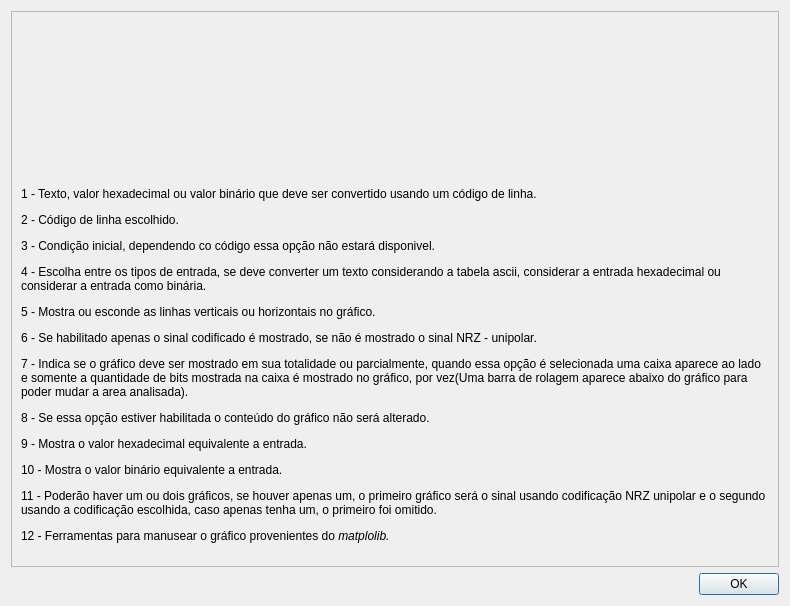
<?xml version="1.0" encoding="UTF-8"?>
<ui version="4.0">
 <class>Dialog</class>
 <widget class="QDialog" name="Dialog">
  <property name="geometry">
   <rect>
    <x>0</x>
    <y>0</y>
    <width>790</width>
    <height>606</height>
   </rect>
  </property>
  <property name="acceptDrops">
   <bool>false</bool>
  </property>
  <property name="windowTitle">
   <string>Ajuda</string>
  </property>
  <layout class="QGridLayout" name="gridLayout">
   <item row="1" column="0">
    <widget class="QScrollArea" name="scrollArea">
     <property name="widgetResizable">
      <bool>true</bool>
     </property>
     <widget class="QWidget" name="scrollAreaWidgetContents">
      <property name="geometry">
       <rect>
        <x>0</x>
        <y>-215</y>
        <width>754</width>
        <height>937</height>
       </rect>
      </property>
      <layout class="QVBoxLayout" name="verticalLayout">
       <item alignment="Qt::AlignHCenter">
        <widget class="QLabel" name="label">
         <property name="text">
          <string>&lt;html&gt;&lt;head/&gt;&lt;body&gt;&lt;p&gt;&lt;img src=&quot;:/img/help_image.png&quot;/&gt;&lt;/p&gt;&lt;/body&gt;&lt;/html&gt;</string>
         </property>
        </widget>
       </item>
       <item>
        <widget class="QLabel" name="label_2">
         <property name="text">
          <string>&lt;html&gt;&lt;head/&gt;&lt;body&gt;&lt;p&gt;1 - Texto, valor hexadecimal ou valor binário que deve ser convertido usando um código de linha.&lt;/p&gt;&lt;p&gt;2 - Código de linha escolhido.&lt;/p&gt;&lt;p&gt;3 - Condição inicial, dependendo co código essa opção não estará disponivel.&lt;/p&gt;&lt;p&gt;4 - Escolha entre os tipos de entrada, se deve converter um texto considerando a tabela ascii, considerar a entrada hexadecimal ou considerar a entrada como binária.&lt;/p&gt;&lt;p&gt;5 - Mostra ou esconde as linhas verticais ou horizontais no gráfico.&lt;/p&gt;&lt;p&gt;6 - Se habilitado apenas o sinal codificado é mostrado, se não é mostrado o sinal NRZ - unipolar.&lt;/p&gt;&lt;p&gt;7 - Indica se o gráfico deve ser mostrado em sua totalidade ou parcialmente, quando essa opção é selecionada uma caixa aparece ao lado e somente a quantidade de bits mostrada na caixa é mostrado no gráfico, por vez(Uma barra de rolagem aparece abaixo do gráfico para poder mudar a area analisada).&lt;/p&gt;&lt;p&gt;8 - Se essa opção estiver habilitada o conteúdo do gráfico não será alterado.&lt;/p&gt;&lt;p&gt;9 - Mostra o valor hexadecimal equivalente a entrada.&lt;/p&gt;&lt;p&gt;10 - Mostra o valor binário equivalente a entrada.&lt;/p&gt;&lt;p&gt;11 - Poderão haver um ou dois gráficos, se houver apenas um, o primeiro gráfico será o sinal usando codificação NRZ unipolar e o segundo usando a codificação escolhida, caso apenas tenha um, o primeiro foi omitido.&lt;/p&gt;&lt;p&gt;12 - Ferramentas para manusear o gráfico provenientes do &lt;span style=&quot; font-style:italic;&quot;&gt;matplolib.&lt;br/&gt;&lt;/span&gt;&lt;/p&gt;&lt;/body&gt;&lt;/html&gt;</string>
         </property>
         <property name="textFormat">
          <enum>Qt::RichText</enum>
         </property>
         <property name="wordWrap">
          <bool>true</bool>
         </property>
        </widget>
       </item>
      </layout>
     </widget>
    </widget>
   </item>
   <item row="2" column="0">
    <widget class="QDialogButtonBox" name="buttonBox">
     <property name="maximumSize">
      <size>
       <width>16777215</width>
       <height>35</height>
      </size>
     </property>
     <property name="layoutDirection">
      <enum>Qt::LeftToRight</enum>
     </property>
     <property name="orientation">
      <enum>Qt::Horizontal</enum>
     </property>
     <property name="standardButtons">
      <set>QDialogButtonBox::Ok</set>
     </property>
    </widget>
   </item>
  </layout>
 </widget>
 <resources>
  <include location="images.qrc"/>
 </resources>
 <connections>
  <connection>
   <sender>buttonBox</sender>
   <signal>accepted()</signal>
   <receiver>Dialog</receiver>
   <slot>accept()</slot>
   <hints>
    <hint type="sourcelabel">
     <x>248</x>
     <y>254</y>
    </hint>
    <hint type="destinationlabel">
     <x>157</x>
     <y>274</y>
    </hint>
   </hints>
  </connection>
  <connection>
   <sender>buttonBox</sender>
   <signal>rejected()</signal>
   <receiver>Dialog</receiver>
   <slot>reject()</slot>
   <hints>
    <hint type="sourcelabel">
     <x>316</x>
     <y>260</y>
    </hint>
    <hint type="destinationlabel">
     <x>286</x>
     <y>274</y>
    </hint>
   </hints>
  </connection>
 </connections>
</ui>
